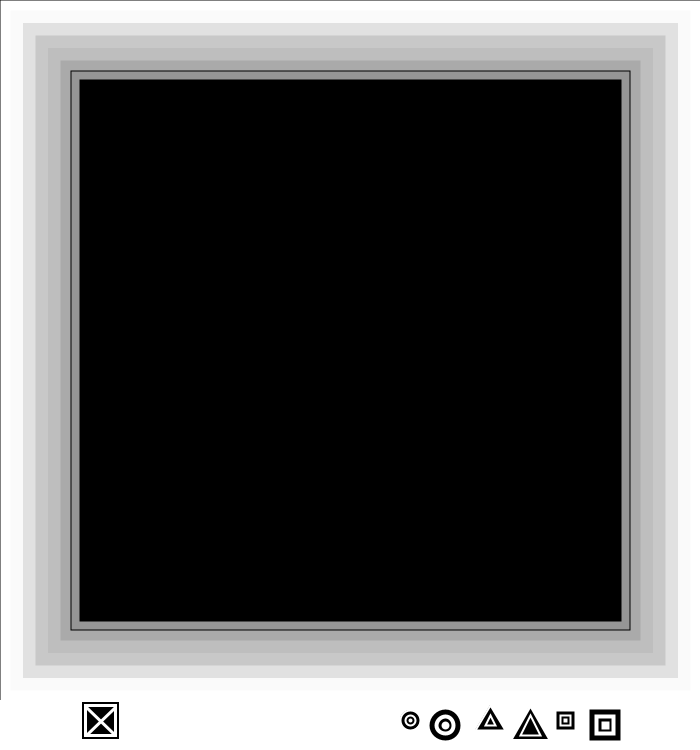
Frame 1 (no input)
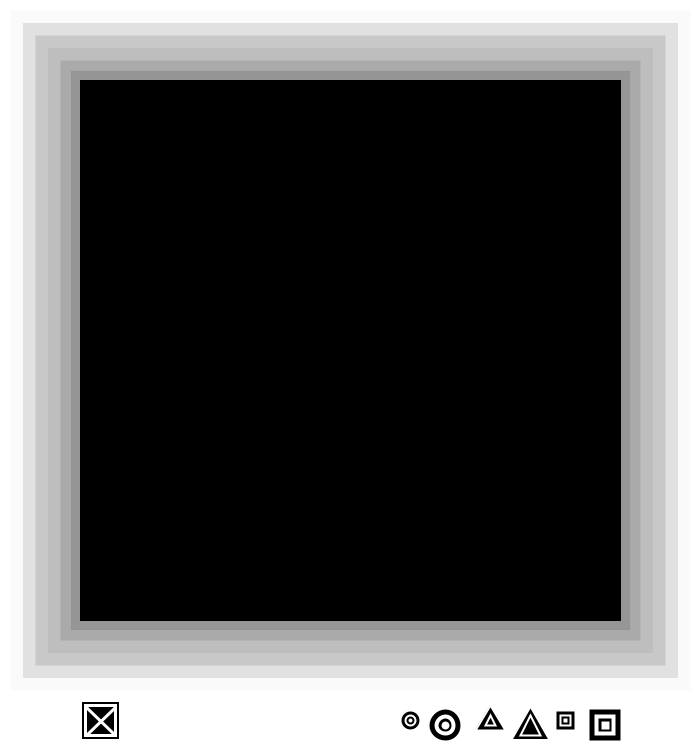
Frame 60 (the mouse pressed at the canvas centre just before this capture)
Frame 120 (the mouse held since frame 60 and released just before this capture): identical to frame 60, image omitted

The Processing sketch that drew these frames (run headless with seeded random() and noise(); from frame 60 on, the mouse is pressed at the canvas centre):

// Processing sketch: processing_171279
// ── processing_171279.pde


Button mySquareTool;
Button myCircleTool;
Button mySmallCircleTool;
Button myEraserTool;
Button mySmallSquareTool;


Trigger myTriangleTool;
Trigger mySmallTriangleTool;



void setup() {
  size(700, 750);
  background(0);
  //myFrame = new Button("frame", 350,350, );
  myEraserTool = new Button("eraser", 100, 720, 40);

  mySquareTool = new Button("rectangle", 605, 725, 35);
  //myHollowSquareTool = new Button("hollowRectangle", 550, 665, 30);
  // mySmallHollowSquareTool = new Button("smallHollowRectangle", 510, 665, 20);

  mySmallSquareTool = new Button("smallRectangle", 565, 720, 20);

  myCircleTool = new Button("circle", 445, 725, 35);
  mySmallCircleTool = new Button("smallCircle", 410, 720, 20);


  myTriangleTool = new Trigger("triangle", 475, 730, 490, 705, 505, 730);
  mySmallTriangleTool = new Trigger("smallTriangle", 510, 740, 530, 705, 550, 740);
}


void draw() {
  rectMode(CENTER);
  //Color Setup

  //////////////////////////////////////////////////////////////////////////////
  ///FRAMING

  //Transparent Black Rectangle
  fill(0, 1);
  rect(350, 350, 700, 700);


  //Menu bar
  noStroke();
  fill(255);
  rect(350, 725, 700, 50);

  //Frame & Border
  frameRate(60);
  stroke(255);
  strokeWeight(30);
  noFill();
  rect(350, 350, 670, 670);

  stroke(250);
  strokeWeight(30);
  noFill();
  rect(350, 350, 650, 650);

  stroke(225);
  strokeWeight(25);
  noFill();
  rect(350, 350, 630, 630);

  stroke(200);
  strokeWeight(20);
  noFill();
  rect(350, 350, 610, 610);

  stroke(190);
  strokeWeight(15);
  noFill();
  rect(350, 350, 590, 590);

  //back
  stroke(170);
  strokeWeight(10);
  noFill();
  rect(350, 350, 570, 570);  

  stroke(150);
  strokeWeight(8);
  noFill();
  rect(350, 350, 550, 550);  

  //myFrame.display();
  myEraserTool.display();


  mySquareTool.display();
  mySmallSquareTool.display();
  //myHollowSquareTool.display();
  // mySmallHollowSquareTool.display();



  myCircleTool.display();
  mySmallCircleTool.display();

  myTriangleTool.display();
  mySmallTriangleTool.display();


  /////////////////////////////////////////////

  myEraserTool.move();


  mySquareTool.move();
  mySmallSquareTool.move();
  //myHollowSquareTool.move();
  //  mySmallHollowSquareTool.move();


  myCircleTool.move();
  mySmallCircleTool.move();


  myTriangleTool.move();
  mySmallTriangleTool.move();

  println(mouseX, mouseY);
}



//Erase Drawing
void mousePressed() {

  // to reset all your other buttons
  /*
  if (myEraserTool.click()) {
    mySquareTool.button = false;
    mySmallSquareTool.button = false;
    myCircleTool.button = false;
    mySmallCircleTool.button = false;
    myTriangleTool.trigger = false;
    mySmallTriangleTool.trigger = false;
  } else if (mySquareTool.click()) {
    myEraserTool.button = false;
    mySmallSquareTool.button = false;
    myCircleTool.button = false;
    mySmallCircleTool.button = false;
    myTriangleTool.trigger = false;
    mySmallTriangleTool.trigger = false;
  } else if (mySmallSquareTool.click()) {
    mySquareTool.button = false;
    myEraserTool.button = false;
    myCircleTool.button = false;
    mySmallCircleTool.button = false;
    myTriangleTool.trigger = false;
    mySmallTriangleTool.trigger = false;
   } else if (myCircleTool.click()) {
    mySquareTool.button = false;
    mySmallSquareTool.button = false;
    myEraserTool.button = false;
    mySmallCircleTool.button = false;
    myTriangleTool.trigger = false;
    mySmallTriangleTool.trigger = false;
  } else if (mySmallCircleTool.click()) {
    mySquareTool.button = false;
    mySmallSquareTool.button = false;
    myCircleTool.button = false;
    myEraserTool.button = false;
    myTriangleTool.trigger = false;
    mySmallTriangleTool.trigger = false;
  } else if (myTriangleTool.click()) {
    mySquareTool.button = false;
    mySmallSquareTool.button = false;
    myCircleTool.button = false;
    mySmallCircleTool.button = false;
    myEraserTool.button = false;
    mySmallTriangleTool.trigger = false;
  } else if (mySmallTriangleTool.click()) {
    mySquareTool.button = false;
    mySmallSquareTool.button = false;
    myCircleTool.button = false;
    mySmallCircleTool.button = false;
    myTriangleTool.trigger = false;
    myEraser.button = false;
  }
  */

  myEraserTool.button = false;
  myEraserTool.click();


  mySquareTool.button = false;
  mySquareTool.click();

  mySmallSquareTool.button = false;
  mySmallSquareTool.click();


  myCircleTool.button = false;
  myCircleTool.click();

  mySmallCircleTool.button = false;
  mySmallCircleTool.click();


  myTriangleTool.trigger = false;
  myTriangleTool.click();

  mySmallTriangleTool.trigger = false;
  mySmallTriangleTool.click();

}




class Button {

  //properties
  float r;
  float g;
  float b;
  float a;

  float diam = 5;
  float diamB = 50;
  float diamR = 5;
  float diamRbig = 50;
  float diamT = 5;
  float diamTbig = 50;

  boolean button = false;


  String _buttonType;

  int _xpos;
  int _ypos;
  int _size;

  color buttonColor;

  //constructor
  Button(String bt, int x, int y, int s) {
    _buttonType = bt;
    _xpos = x;
    _ypos = y;
    _size = s;
  }




  void display() {

    r = random(255);
    g = random(255);
    b = random(255);
    a = random(255);


    ///Buttons Placement

    
    //////////////////////////////////////////////////////////////
//ERASER


    if (_buttonType == "eraser") {

      if (button) {
        buttonColor = color(255);
      } else {
        buttonColor = color(0);
      }
      // println(button);
      ////////Eraser
      //button # 1
      fill(0);
      stroke(255);
      strokeWeight(3);
      rect(_xpos, _ypos, _size, _size);
      stroke(255);
      rect(_xpos, _ypos, 30, 30);
      line(86, 707, 115, 735);
      line(86, 735, 115, 707);
    } 

    ///////////////////////////////////////////////////////////////
    //Big Rectangle

    if (_buttonType == "rectangle") {
      if (button) {
        buttonColor = color(0, 0, 255);
      } else {
        buttonColor = color(0);
      }

      // Rectangle button
      //button # 2
      fill(buttonColor);
      stroke(255);
      strokeWeight(4);
      rect(_xpos, _ypos, _size, _size);
      stroke(255);
      strokeWeight(4);
      rect(_xpos, _ypos, _size/2, _size/2);
      stroke(255);
      strokeWeight(4);
      rect(_xpos, _ypos, _size/8, _size/8);
    }
    
     ///////////////////////////////////////////////////////////////
    //Big Hollow Rectangle
/*
    if (_buttonType == "hollowRectangle") {
      if (button) {
        buttonColor = color(0, 0, 255);
      } else {
        buttonColor = color(0);
      }

      // Rectangle button
      //button # 2
      fill(buttonColor);
      stroke(255);
      strokeWeight(4);
      rect(_xpos, _ypos, _size, _size);
    
    }


 ///////////////////////////////////////////////////////////////
    //Small Hollow Rectangle

    if (_buttonType == "smallHollowRectangle") {
      if (button) {
        buttonColor = color(0, 0, 255);
      } else {
        buttonColor = color(0);
      }

      // Rectangle button
      //button # 2
      fill(buttonColor);
      stroke(255);
      strokeWeight(2);
      rect(_xpos, _ypos, _size, _size);
 
    }

*/
    /////////////////////////////////////////////////////////////////
    //Small Rectangle

    if (_buttonType == "smallRectangle") {
      if (button) {
        buttonColor = color(0, 0, 255);
      } else {
        buttonColor = color(0);
      }

      // Rectangle button
      //button # 2
      fill(buttonColor);
      stroke(255);
      strokeWeight(2);
      rect(_xpos, _ypos, _size, _size);
      stroke(255);
      strokeWeight(2);
      rect(_xpos, _ypos, _size/2, _size/2);
      stroke(255);
      strokeWeight(2);
      rect(_xpos, _ypos, _size/8, _size/8);
    }

    /////////////////////////////////////////////////////////////////    
    // Big Circle

    if (_buttonType == "circle") {
      if (button) {
        buttonColor = color(200, 0, 255);
      } else {
        buttonColor = color(0);
      }
      //// circle button
      //button #2
      fill(buttonColor);
      stroke(255);
      strokeWeight(4);
      ellipse(_xpos, _ypos, _size, _size);
      fill(buttonColor);
      stroke(255);
      strokeWeight(4);
      ellipse(_xpos, _ypos, _size/2, _size/2);
      fill(buttonColor);
      stroke(255);
      strokeWeight(4);
      ellipse(_xpos, _ypos, _size/8, _size/8);
    }

    ////////////////////////////////////////////////////////////////
    //Small Circle

    if (_buttonType == "smallCircle") {
      if (button) {
        buttonColor = color(200, 0, 255);
      } else {
        buttonColor = color(0);
      }
      //// circle button
      //button #2
      fill(buttonColor);
      stroke(255);
      strokeWeight(2);
      ellipse(_xpos, _ypos, _size, _size);
      fill(buttonColor);
      stroke(255);
      strokeWeight(2);
      ellipse(_xpos, _ypos, _size/2, _size/2);
      fill(buttonColor);
      stroke(255);
      strokeWeight(2);
      ellipse(_xpos, _ypos, _size/8, _size/8);
    }

    /////////////////////////////////////////////////////////////////
    /*
      else if (_buttonType == "triangle") {
     if(button){
     buttonColor = color(0,200,255);
     } else {
     buttonColor = color(0);
     }
     
     //// triangle draw button
     fill(buttonColor);
     stroke(255);
     strokeWeight(2);
     triangle(165, 685, 185, 645, 205, 685);
     fill(buttonColor);
     stroke(255);
     strokeWeight(3);
     triangle(180, 675, 185, 665, 190, 675);
     */
  }

  void click() {

    if (mouseX > _xpos - _size/2 &&
      mouseX < _xpos + _size/2 &&
      mouseY > _ypos - _size/2 &&
      mouseY < _ypos + _size/2) {
      button = !button;
    }
  }


  void move() {



    
    ///////////////////////////////////////////////////////////////////
    //Reset Canvas

    if (button && _buttonType == "eraser") {
      fill(0);
      stroke(r, g, b);
      rect(_xpos, _ypos, _size, _size);
      stroke(r, g, b);
      rect(_xpos, _ypos, 30, 30);
      line(86, 707, 115, 735);
      line(86, 735, 115, 707);
    } else {
    }

    if (button && _buttonType == "eraser") {
      fill(0);
      noStroke();
      rect(350, 350, 545, 545);
    } else {
    }



    //Big Ractangle
    ////////////////////////////////////////////////////////////////

    if (button && _buttonType == "rectangle") {
      fill(0);
      stroke(r, g, b);
      strokeWeight(4);
      rect(_xpos, _ypos, _size, _size);
      noFill();
      stroke(r, g, b);
      strokeWeight(4);
      rect(_xpos, _ypos, _size/2, _size/2);
      noFill();
      stroke(r, g, b);
      strokeWeight(4);
      rect(_xpos, _ypos, _size/8, _size/8);
    }

    if (button && _buttonType == "rectangle") {
      // Rectangles draw
      fill(r, g, b, 2);
      stroke(r, g, b);
      strokeWeight(abs(mouseX-pmouseX));
      rect(mouseX, mouseY, 300, 300); //rectangle Large rectangle
      rect(mouseX, mouseY, diamR, diamR);  //repeating growing rectangle
      rect(mouseX, mouseY, 150, 150);  //medium rectangle
      rect(mouseX, mouseY, diamRbig, diamRbig);  //largest growing rectangle
      // Growing
      diamRbig++;
      diamR++;
      //Restart Growing Rect
      if (diamR >= 300) {
        diamR = 5;
      }
      if (diamRbig > 1000) {
        diamRbig = 5;
      }
    } else {
    }

//Big Hollow Ractangle
    ////////////////////////////////////////////////////////////////
/*
    if (button && _buttonType == "hollowRectangle") {
      fill(0);
      stroke(r, g, b);
      strokeWeight(4);
      rect(_xpos, _ypos, _size, _size);
   
    
    }

    if (button && _buttonType == "hollowRectangle") {
      // Rectangles draw
      fill(r, g, b, 2);
      stroke(r, g, b);
      strokeWeight(abs(mouseX-pmouseX));
      rect(mouseX, mouseY, 300, 300); //rectangle Large rectangle
    }



//Small Hollow Ractangle
    ////////////////////////////////////////////////////////////////

    if (button && _buttonType == "smallHollowRectangle") {
      fill(0);
      stroke(r, g, b);
      strokeWeight(2);
      rect(_xpos, _ypos, _size, _size);
      
    }

    if (button && _buttonType == "smallHollowRectangle") {
      // Rectangles draw
      fill(r, g, b, 2);
      stroke(r, g, b);
      strokeWeight(abs(mouseX-pmouseX));
      rect(mouseX, mouseY, 150, 150); //rectangle Large rectangle
    }
*/
    //////////////////////////////////////////////////////////////////
    //Small Rectngle

      if (button && _buttonType == "smallRectangle") {
      fill(0);
      stroke(r, g, b);
      strokeWeight(4);
      rect(_xpos, _ypos, _size, _size);
      noFill();
      stroke(r, g, b);
      strokeWeight(4);
      rect(_xpos, _ypos, _size/2, _size/2);
      noFill();
      stroke(r, g, b);
      strokeWeight(4);
      rect(_xpos, _ypos, _size/8, _size/8);
    }

    if (button && _buttonType == "smallRectangle") {
      // Rectangles draw
      fill(r, g, b, 2);
      stroke(r, g, b);
      strokeWeight(abs(mouseX-pmouseX));
      rect(mouseX, mouseY, 150, 150); //rectangle Large rectangle
      rect(mouseX, mouseY, diamR/2, diamR/2);  //repeating growing rectangle
      rect(mouseX, mouseY, 75, 75);  //medium rectangle
      rect(mouseX, mouseY, diamRbig/2, diamRbig/2);  //largest growing rectangle
      // Growing
      diamRbig++;
      diamR++;
      //Restart Growing Rect
      if (diamR >= 150) {
        diamR = 2.5;
      }
      if (diamRbig > 500) {
        diamRbig = 2.5;
      }
    } else {
    }



    //BIG CIRCLE
    ///////////////////////////////////////////////////////////////////

    if (button && _buttonType == "circle") {
      fill(0);
      stroke(r, g, b);
      strokeWeight(4);
      ellipse(_xpos, _ypos, _size, _size);
      fill(0);
      stroke(r, g, b);
      strokeWeight(4);
      ellipse(_xpos, _ypos, _size/2, _size/2);
      fill(0);
      stroke(r, g, b);
      strokeWeight(4);
      ellipse(_xpos, _ypos, _size/8, _size/8);

      // Circles
      fill(r, g, b, 2);
      stroke(r, g, b);
      strokeWeight(abs(mouseX-pmouseX));
      ellipse(mouseX, mouseY, 300, 300); //Large Circle
      stroke(r, g, b);
      ellipse(mouseX, mouseY, diam, diam); // Repeating Growing Circle
      ellipse(mouseX, mouseY, 150, 150); //Medium circle
      ellipse(mouseX, mouseY, diamB, diamB); //Largest Growing circle
      // Growing

      diamB++;
      diam++;
      //Restart Growing Circle
      if (diam >= 300) {
        diam = 5;
      }
      if (diamB > 1000) {
        diamB = 5;
      }
    } else {
    }


    //////////////////////////////////////////////////////////////////
    //Small Circle
    if (button && _buttonType == "smallCircle") {
      fill(0);
      stroke(r, g, b);
      strokeWeight(2);
      ellipse(_xpos, _ypos, _size, _size);
      fill(0);
      stroke(r, g, b);
      strokeWeight(2);
      ellipse(_xpos, _ypos, _size/2, _size/2);
      fill(0);
      stroke(r, g, b);
      strokeWeight(2);
      ellipse(_xpos, _ypos, _size/8, _size/8);

      // Circles
      fill(r, g, b, 2);
      stroke(r, g, b);
      strokeWeight(abs(mouseX-pmouseX));
      ellipse(mouseX, mouseY, 150, 150); //Large Circle
      stroke(r, g, b);
      ellipse(mouseX, mouseY, diam/2, diam/2); // Repeating Growing Circle
      ellipse(mouseX, mouseY, 75, 75); //Medium circle
      ellipse(mouseX, mouseY, diamB/2, diamB/2); //Largest Growing circle
      // Growing

      diamB++;
      diam++;
      //Restart Growing Circle
      if (diam >= 150) {
        diam = 2.5;
      }
      if (diamB > 500) {
        diamB = 2.5;
      }

    }


    //////////////////////////////////////////////////////////////////

    /*

     
     
     if (buttonPressedTri) {
     fill(0);
     stroke(r, g, b);
     strokeWeight(2);
     triangle(365, 685, 385, 645, 405, 685);
     fill(0);
     stroke(r, g, b);
     strokeWeight(3);
     triangle(380, 675, 385, 665, 390, 675);
     
     // triangles
     fill(r, g, b, 2);
     stroke(r, g, b);
     strokeWeight(abs(mouseX-pmouseX));
     triangle(mouseX - 150, mouseY + 150, mouseX, mouseY - 150, mouseX + 150, mouseY + 150); //Large triangle
     stroke(r, g, b);
     triangle(mouseX - 5, mouseY + 10, mouseX, mouseY, mouseX + 5, mouseY + 10); // Repeating Growing triangle
     triangle(mouseX - 75, mouseY + 75, mouseX, mouseY - 75, mouseX + 75, mouseY + 75); //Largest Growing triangle
     } else {
     }
     */
  }
}

class Trigger {
  
  
  //properties
  float r;
  float g;
  float b;
  float a;

  float diam = 5;
  float diamB = 50;
  float diamR = 5;
  float diamRbig = 50;
  float diamT = 5;
  float diamTbig = 50;

  boolean trigger = false;

  
  String _triggerType;
  
  //constructor
  int _xpos1;
  int _xpos2;
  int _xpos3;
  
  int _ypos1;
  int _ypos2;
  int _ypos3;
  

  
  color buttonColor1;
  
  //constructor
  Trigger(String tt, int x1, int y1, int x2, int y2, int x3, int y3) {
    _triggerType = tt;
    _xpos1 = x1;
    _ypos1 = y1;
    _xpos2 = x2;
    _ypos2 = y2;
    _xpos3 = x3;
    _ypos3 = y3;
  }
  
  
  
  
  
  
    void display() {
////////////////////////////////////

    r = random(255);
    g = random(255);
    b = random(255);
    a = random(255);
    
    //Big triangle
//////////////////////////////////////////////////////////////////////////////

    if (_triggerType == "triangle") {
      if (trigger) {
        buttonColor1 = color(0, 0, 255);
      } else {
        buttonColor1 = color(0);
      }

      // triangle button
      //button # 2
        
     fill(0);
     stroke(255);
     strokeWeight(2);
     triangle(_xpos1, _ypos1, _xpos2, _ypos2, _xpos3, _ypos3);
     fill(0);
     stroke(255);
     strokeWeight(2);
     triangle(_xpos1 + 10, _ypos1 - 5, _xpos2, _ypos2 + 10, _xpos3 - 10, _ypos3 - 5);
    }

/////////////////////////////////////////////////
//Small Triangle
    if (_triggerType == "smallTriangle") {
      if (trigger) {
        buttonColor1 = color(0, 0, 255);
      } else {
        buttonColor1 = color(0);
      }

      // triangle button
      //button # 2
        
     fill(0);
     stroke(255);
     strokeWeight(3);
     triangle(_xpos1, _ypos1, _xpos2, _ypos2, _xpos3, _ypos3);
     fill(0);
     stroke(255);
     strokeWeight(2);
     triangle(_xpos1 + 10, _ypos1 - 5, _xpos2, _ypos2 + 10, _xpos3 - 10, _ypos3 - 5);
    }
    
////////////////////////////////////////////
}
    

//////////////////////////////////////////////    
    //135, 680, 155, 650, 175, 680)
    void click() {

    if (mouseX > _xpos1  &&
      mouseX < _xpos3  &&
      mouseY > _ypos2 &&
      mouseY < _ypos1) {
      trigger = !trigger;
    }
  }
/////////////////////////////////////////////  
  
//////////////////////////  
  void move() {
//////////////////////////      
    //Triangle

    if (trigger && _triggerType == "smallTriangle") {
   
     fill(0);
     stroke(r, g, b);
     strokeWeight(3);
     triangle(_xpos1, _ypos1, _xpos2, _ypos2, _xpos3, _ypos3);
       fill(0);
     stroke(r, g, b);
     strokeWeight(3);
     triangle(_xpos1 + 10, _ypos1 - 5, _xpos2, _ypos2 + 10, _xpos3 - 10, _ypos3 - 5);
    } else {
    }

    if (trigger && _triggerType == "smallTriangle") {
     // triangles
     fill(r, g, b, 2);
     stroke(r, g, b);
     strokeWeight(abs(mouseX-pmouseX));
     triangle(mouseX - 150, mouseY + 150, mouseX, mouseY - 150, mouseX + 150, mouseY + 150); //Large triangle
     stroke(r, g, b);
     triangle(mouseX - 5, mouseY + 10, mouseX, mouseY, mouseX + 5, mouseY + 10); // Repeating Growing triangle
     triangle(mouseX - 75, mouseY + 75, mouseX, mouseY - 75, mouseX + 75, mouseY + 75); //Largest Growing triangle
     } else {
     }
     
     /////////////////////////////////////////////////////////////////////////////////
     //Small Triangle
     
     if (trigger && _triggerType == "triangle") {
   
     fill(0);
     stroke(r, g, b);
     strokeWeight(3);
     triangle(_xpos1, _ypos1, _xpos2, _ypos2, _xpos3, _ypos3);
       fill(0);
     stroke(r, g, b);
     strokeWeight(2);
     triangle(_xpos1 + 10, _ypos1 - 5, _xpos2, _ypos2 + 10, _xpos3 - 10, _ypos3 - 5);
    } else {
    }

    if (trigger && _triggerType == "triangle") {
     // triangles
     fill(r, g, b, 2);
     stroke(r, g, b);
     strokeWeight(abs(mouseX-pmouseX));
     triangle(mouseX - 75, mouseY + 75, mouseX, mouseY - 75, mouseX + 75, mouseY + 75); //Large triangle
     stroke(r, g, b);
     triangle(mouseX - 2.5, mouseY + 5, mouseX, mouseY, mouseX + 2.5, mouseY + 5); // Repeating Growing triangle
     triangle(mouseX - 37.5, mouseY + 37.5, mouseX, mouseY - 37.5, mouseX + 37.5, mouseY + 37.5); //Largest Growing triangle
     } else {
     }
     
////////////////////////////////////     
  }
/////////////////////////////////    
    
}
